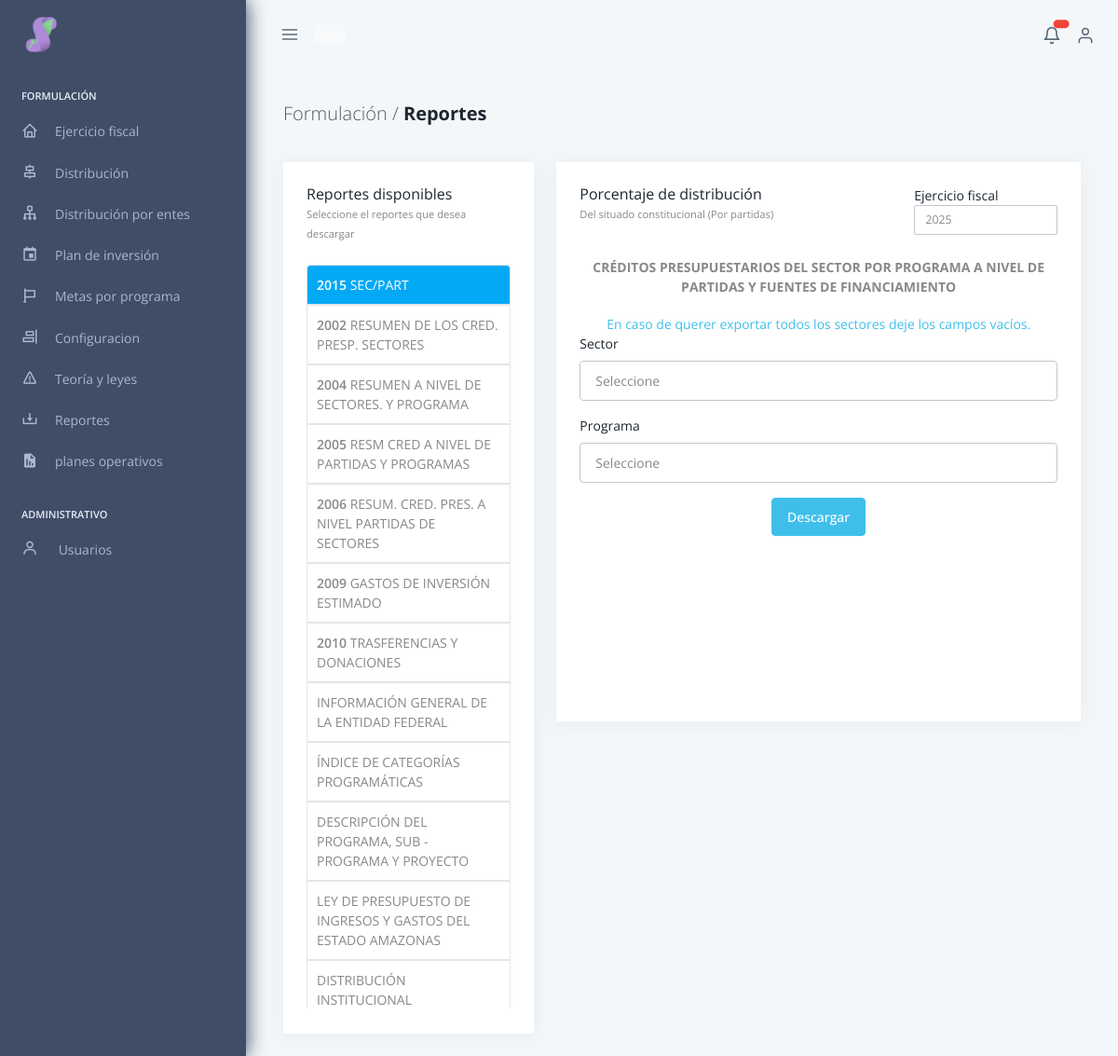
The page /front/mod_pl_formulacion/form_reportes (signed in) on the database its author committed.
### tables this page shows
CREATE TABLE `menu` (
  `id` int(11) NOT NULL,
  `oficina` varchar(255) DEFAULT NULL,
  `categoria` varchar(255) DEFAULT NULL,
  `nombre` varchar(255) DEFAULT NULL,
  `dir` varchar(255) DEFAULT NULL,
  `icono` varchar(255) DEFAULT NULL
);

### front/mod_pl_formulacion/form_reportes.php (the view, shortened to what this page needs)
<?php
require_once '../../back/sistema_global/conexion.php';
?>
<!DOCTYPE html>
<html lang="es">
<head>
</head>
<?php require_once '../includes/header.php' ?>
<body data-pc-preset="preset-1" data-pc-sidebar-caption="true" data-pc-direction="ltr" data-pc-theme="light">
  <?php require_once '../includes/menu.php' ?>
  <?php require_once '../includes/top-bar.php' ?>
  <div class="pc-container">
    <div class="pc-content">
      <div class=" d-flex justify-content-between">
        <h4 class="fw-bold py-3 mb-4">
          <span class="text-muted fw-light">Formulación /</span> Reportes
        </h4>
      </div>
      <div class="row ">
        <div class="col-lg-4">
          <div class="card" style="min-height: 75vh;">
            <div class="card-body">
              <div class="d-flex flex-column">
                <div class="card-title  ">
                  <h5 class="mb-0">
                    Reportes disponibles
                  </h5>
                  <small>Seleccione el reportes que desea descargar</small>
                </div>
                <div class="list-group mt-3" style="max-height: 100vh !important;">
                  <a class="list-group-item list-group-item-action pointer active" data-tab-id="2015" data-bs-toggle="tab"><b>2015</b> SEC/PART</a>
                  <a class="list-group-item list-group-item-action pointer" data-tab-id="2002" data-bs-toggle="tab"><b>2002</b> RESUMEN DE LOS CRED. PRESP. SECTORES</a>
                  <a class="list-group-item list-group-item-action pointer" data-tab-id="2004" data-bs-toggle="tab"><b>2004</b> RESUMEN A NIVEL DE SECTORES. Y PROGRAMA</a>
                  <a class="list-group-item list-group-item-action pointer" data-tab-id="2005" data-bs-toggle="tab"><b>2005</b> RESM CRED A NIVEL DE PARTIDAS Y PROGRAMAS</a>
                  <a class="list-group-item list-group-item-action pointer" data-tab-id="2006" data-bs-toggle="tab"><b>2006</b> RESUM. CRED. PRES. A NIVEL PARTIDAS DE SECTORES</a>
                  <a class="list-group-item list-group-item-action pointer" data-tab-id="2009" data-bs-toggle="tab"><b>2009</b> GASTOS DE INVERSIÓN ESTIMADO</a>
                  <a class="list-group-item list-group-item-action pointer" data-tab-id="2010" data-bs-toggle="tab"><b>2010</b> TRASFERENCIAS Y DONACIONES</a>
                  <a class="list-group-item list-group-item-action pointer" data-tab-id="informacion" data-bs-toggle="tab">INFORMACIÓN GENERAL DE LA ENTIDAD FEDERAL</a>
                  <a class="list-group-item list-group-item-action pointer" data-tab-id="indice" data-bs-toggle="tab">ÍNDICE DE CATEGORÍAS PROGRAMÁTICAS</a>
                  <a class="list-group-item list-group-item-action pointer" data-tab-id="descripcion" data-bs-toggle="tab">DESCRIPCIÓN DEL PROGRAMA, SUB - PROGRAMA Y PROYECTO</a>
                  <a class="list-group-item list-group-item-action pointer" data-tab-id="presupuesto" data-bs-toggle="tab">LEY DE PRESUPUESTO DE INGRESOS Y GASTOS DEL ESTADO AMAZONAS</a>
                  <a class="list-group-item list-group-item-action pointer" data-tab-id="distribucion" data-bs-toggle="tab">DISTRIBUCIÓN INSTITUCIONAL</a>
                </div>
              </div>
            </div>
          </div>
        </div>
        <div class="col-lg-8">
          <div class="card mb-3" style="min-height: 75vh;">
            <div class="card-body">
              <div class="d-flex flex-column">
                <div class="card-title  d-flex justify-content-between">
                  <div>
                    <h5 class="mb-0">Porcentaje de distribución</h5>
                    <small>Del situado constitucional (Por partidas)</small>
                  </div>
                  <div style="width: 30%;">
                    <label for="ejercicio_fiscal" class="form-label mb-0">Ejercicio fiscal</label>
                    <select class="form-control form-control-sm" id="ejercicio_fiscal">
                      <?php
                      $stmt = mysqli_prepare($conexion, "SELECT * FROM `ejercicio_fiscal` ORDER BY ano DESC");
                      $stmt->execute();
                      $result = $stmt->get_result();
                      if ($result->num_rows > 0) {
                        while ($row = $result->fetch_assoc()) {
                          echo '<option value="' . $row['id'] . '">' . $row['ano'] . '</option>';
                        }
                      }
                      ?>
                    </select>
                  </div>
                </div>
                <div class="tab-content">
                  <p id="titulo" class="text-center mt-3 text-bold" style="min-height: 45px;">CRÉDITOS PRESUPUESTARIOS DEL SECTOR POR PROGRAMA A NIVEL DE PARTIDAS Y FUENTES DE FINANCIAMIENTO</p>
                  <div id="texto">
                    <div class="text-center text-info">En caso de querer exportar todos los sectores deje los campos vacíos.</div>
                  </div>
                  <div class="tab-pane fade active show" id="2015" role="tabpanel" aria-labelledby="list-home-list">
                    <div class="mb-3 sect-input" id="sect-sector">
                      <label for="sector" class="form-label">Sector</label>
                      <select type="text" class="form-control" id="sector">
                        <option value="">Seleccione</option>
                      </select>
                    </div>
                    <div class="mb-3 sect-input" id="sect-programa">
                      <label for="programa" class="form-label">Programa</label>
                      <select type="text" class="form-control" id="programa">
                        <option value="">Seleccione</option>
                      </select>
                    </div>
                  </div>
                  <div class="mt-3 text-center">
                    <button class="btn btn-info " id="btn-descargar">Descargar</button>
                  </div>
                </div>
              </div>
            </div>
          </div>
        </div>
      </div>
</body>
</html>

### front/includes/menu.php (shortened to what this page needs)
<nav class="pc-sidebar">
  <div class="navbar-wrapper">
    <div class="m-header">
      <img src="../../src/assets/images/logo.png" width="40px" class="img-fluid logo-lg" alt="logo">
    </div>
    <div class="navbar-content">
      <ul class="pc-navbar">
        <?php
        require_once '../../back/sistema_global/conexion.php';
        $oficinas = [
          1 => 'Nomina',
          2 => 'Registro y control',
          3 => 'Relaciones laborales',
          4 => 'Formulación',
          5 => 'Ejecución Presupuestaria',
          6 => 'Entes',
          7 => 'Proyectos'
        ];
        echo ' <li class="pc-item pc-caption">
            <label>' . $oficinas[$_SESSION["u_oficina_id"]] . '</label>
            <i data-feather="sidebar"></i>
          </li>';
        $menu = [];
        $oficina = $_SESSION["u_oficina"];
        $stmt = mysqli_prepare($conexion, "SELECT * FROM `menu` WHERE oficina = ?");
        $stmt->bind_param('s', $oficina);
        $stmt->execute();
        $result = $stmt->get_result();
        if ($result->num_rows > 0) {
          while ($row = $result->fetch_assoc()) {
            $listar = ($_SESSION["u_nivel"] == 1 || isset($_SESSION['permisos'][$row['id']]));
            if ($listar) {
              $item = [
                "tipo" => "item",
                "categoria" => $row['categoria'],
                "icono" => $row['icono'] ?? 'bx-error',
                "enlace" => $row['dir'] ?? '#',
                "nombre" => $row['nombre'] ?? 'Sin nombre',
                "sub-item" => null
              ];
              if (is_null($row['categoria'])) {
                $menu[$row['id']] = $item;
              } else {
                if (!isset($menu[$row['categoria']])) {
                  $menu[$row['categoria']] = [
                    "tipo" => "categoria",
                    "categoria" => $row['categoria'],
                    "icono" => $row['icono'] ?? 'bx-error',
                    "enlace" => null,
                    "nombre" => null,
                    "sub-item" => []
                  ];
                }
                $menu[$row['categoria']]['sub-item'][] = [
                  "enlace" => $row['dir'] ?? '#',
                  "nombre" => $row['nombre'] ?? 'Sin nombre'
                ];
              }
            }
          }
        }
        function generarMenu($menu)
        {
          $url_base = constant('URL') . 'front/';
          foreach ($menu as $item) {
            if ($item['tipo'] == 'item') {
              echo '<li class="pc-item">';
              echo '<a href="' . $url_base . htmlspecialchars($item['enlace']) . '" class="pc-link">';
              echo '<span class="pc-micon"><i class="bx ' . htmlspecialchars($item['icono']) . '"></i></span>';
              echo '<span class="pc-mtext">' . htmlspecialchars($item['nombre']) . '</span>';
              echo '</a>';
              echo '</li>';
            } elseif ($item['tipo'] == 'categoria') {
              echo '<li class="pc-item pc-hasmenu">';
              echo '<a class="pc-link">';
              echo '<span class="pc-micon"><i class="bx ' . htmlspecialchars($item['icono']) . '"></i></span>';
              echo '<span class="pc-mtext">' . htmlspecialchars($item['categoria']) . '</span>';
              echo '</a>';
              echo '</li>';
            }
          }
        }
        generarMenu($menu);
        if ($_SESSION["u_nivel"] == '1') { ?>
          <li class="pc-item pc-caption">
            <label>Administrativo</label>
          </li>
          <li class="pc-item pc-hasmenu">
            <a href="#!" class="pc-link">
              <span class="pc-micon">
                <i class='bx bx-user'></i>
              </span>
              <span class="pc-mtext">Usuarios</span><span class="pc-arrow"><i class="ti ti-chevron-right"></i></span>
            </a>
          </li>
        <?php } ?>
      </ul>
    </div>
  </div>
</nav>

### front/mod_pl_formulacion/form_reportes.php (style rules this page uses)
h5 { font-size: 1rem !important; white-space: nowrap !important; overflow: hidden !important; text-overflow: ellipsis !important; }

### rows shown on the page
menu: nombre "Ejercicio fiscal"
menu: nombre "Distribución"
menu: nombre "Distribución por entes"
menu: nombre "Plan de inversión"
menu: nombre "Metas por programa"
menu: nombre "Reportes"
menu: nombre "planes operativos"

### other values the page prints
$oficinas[$_SESSION["u_oficina_id"]] "FORMULACIÓN"
$item['categoria'] "Configuracion"
$item['categoria'] "Teoría y leyes"
form field value "2025"
